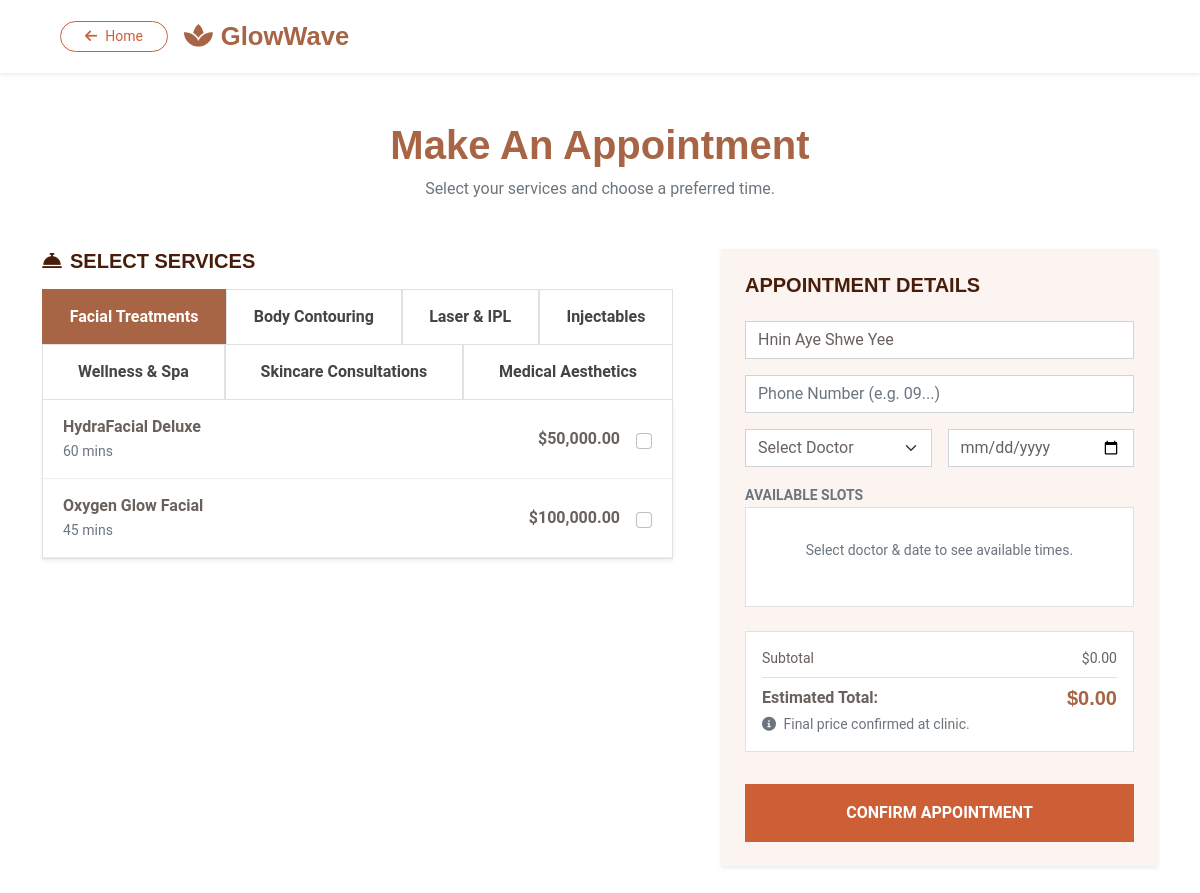
The app's page /pages/appointment.php (signed in) with its own data.
### tables this page shows
CREATE TABLE `category` (
  `categoryID` int(11) NOT NULL,
  `categoryName` varchar(100) NOT NULL,
  `image` varchar(255) NOT NULL
);

CREATE TABLE `treatment` (
  `treatmentID` int(11) NOT NULL,
  `treatmentName` varchar(150) NOT NULL,
  `categoryID` int(11) NOT NULL,
  `price` decimal(10,2) NOT NULL,
  `duration` varchar(50) NOT NULL,
  `description` text DEFAULT NULL,
  `image` varchar(255) DEFAULT NULL
);

### pages/appointment.php (the view, shortened to what this page needs)
<?php
include("connect.php");
$preselected_id = isset($_GET['treatment']) ? (int)$_GET['treatment'] : 0;
$discountRate = 0;
$eligible_services = [];
$cat_res = mysqli_query($connect, "SELECT * FROM Category ORDER BY categoryID ASC");
?>
<!DOCTYPE html>
<html lang="en">
<head>
    <link href="css/bootstrap.min.css" rel="stylesheet">
    <link href="https://cdnjs.cloudflare.com/ajax/libs/font-awesome/6.0.0/css/all.min.css" rel="stylesheet">
    <link href="css/style.css" rel="stylesheet">
</head>
<body>
    <nav class="navbar navbar-expand-lg sticky-top py-3 px-lg-5 shadow-sm">
        <div class="container-fluid">
            <a href="index.php" class="btn btn-outline-primary btn-sm rounded-pill px-4 me-3">
                <i class="fa fa-arrow-left me-2"></i>Home
            </a>
            <a href="index.php" class="navbar-brand me-auto">
                <h1 class="m-0 text-primary" style="font-size: 1.6rem; font-weight: 800;">
                    <i class="fa fa-spa me-2"></i>GlowWave
                </h1>
            </a>
        </div>
    </nav>
    <div class="container-fluid py-5">
        <div class="container">
            <div class="text-center mx-auto mb-5" style="max-width: 600px;">
                <h1 class="display-6" style="color:#A76545;">Make An Appointment</h1>
                <p class="text-muted">Select your services and choose a preferred time.</p>
            </div>
            <form action="appointment.php" method="POST">
                <div class="row g-5">
                    <div class="col-lg-7">
                        <h5 class="mb-3 text-uppercase"><i class="fa fa-concierge-bell me-2"></i>Select Services</h5>
                        <ul class="nav nav-tabs nav-fill service-tabs" id="serviceTab">
                            <?php $count = 0; while($cat = mysqli_fetch_assoc($cat_res)): ?>
                                <li class="nav-item">
                                    <button class="nav-link <?= ($count == 0) ? 'active' : ''; ?>" data-bs-toggle="tab" data-bs-target="#tab-<?= $cat['categoryID']; ?>" type="button"><?= $cat['categoryName']; ?></button>
                                </li>
                            <?php $count++; endwhile; ?>
                        </ul>
                        <div class="tab-content service-list-container shadow-sm mb-4">
                            <?php mysqli_data_seek($cat_res, 0); $count = 0; while($cat = mysqli_fetch_assoc($cat_res)): $catID = $cat['categoryID']; ?>
                            <div class="tab-pane fade <?= ($count == 0) ? 'show active' : ''; ?>" id="tab-<?= $catID; ?>">
    <?php
    $s_res = mysqli_query($connect, "SELECT * FROM Treatment WHERE categoryID = '$catID'");
    while($service = mysqli_fetch_assoc($s_res)):
        $is_eligible = in_array($service['treatmentID'], $eligible_services) ? 1 : 0;
        $original_price = $service['price'];
    ?>
    <div class="service-item">
        <div>
            <span class="fw-bold d-block"><?= $service['treatmentName']; ?></span>
            <small class="text-muted"><?= $service['duration']; ?> mins</small>
        </div>
        <div class="d-flex align-items-center">
            <div class="text-end me-3">
                <?php if($is_eligible):
                    $discounted_price = $original_price - ($original_price * $discountRate / 100);
                ?>
                    <span class="text-muted small text-decoration-line-through d-block" style="font-size: 0.8rem;">
                        $<?= number_format($original_price, 2); ?>
                    </span>
                    <span class="fw-bold text-danger">
                        $<?= number_format($discounted_price, 2); ?>
                    </span>
                <?php else: ?>
                    <span class="fw-bold">$<?= number_format($original_price, 2); ?></span>
                <?php endif; ?>
            </div>
            <input type="checkbox" name="serviceID[]" value="<?= $service['treatmentID']; ?>"
                   data-name="<?= $service['treatmentName']; ?>"
                   data-price="<?= $service['price']; ?>"
                   data-eligible="<?= $is_eligible; ?>"
                   class="service-checkbox form-check-input"
                   <?= ($service['treatmentID'] == $preselected_id) ? 'checked' : ''; ?>>
        </div>
    </div>
    <?php endwhile; ?>
</div>
                            <?php $count++; endwhile; ?>
                        </div>
                    </div>
                    <div class="col-lg-5">
                        <div class="bg-light p-4 rounded shadow-sm">
                            <h5 class="mb-4 text-uppercase">Appointment Details</h5>
                            <div class="row g-3">
                                <div class="col-12">
                                    <input type="text" name="client_name" class="form-control" placeholder="Your Full Name" required
                                    value="<?= $_SESSION['clientName'] ?? ''; ?>">
                                </div>
                                <div class="col-12">
                                    <input type="tel" name="client_phone" class="form-control" placeholder="Phone Number (e.g. 09...)" required>
                                </div>
                                <div class="col-md-6">
                                    <select name="doctorID" id="doctorSelect" class="form-select" required>
                                        <option value="">Select Doctor</option>
                                    </select>
                                </div>
                                <div class="col-md-6">
                                    <input type="date" name="book_date" id="bookDate" class="form-control" min="<?= date('Y-m-d'); ?>" required>
                                </div>
                                <div class="col-12">
                                    <label class="small fw-bold text-muted">AVAILABLE SLOTS</label>
                                    <div id="slotsResult" class="bg-white p-3 rounded border" style="min-height: 100px;">
                                        <p class="text-muted text-center small mt-3">Select doctor & date to see available times.</p>
                                    </div>
                                </div>
                                <div class="col-12 mt-4">
                                    <div class="p-3 bg-white border rounded">
                                        <div class="d-flex justify-content-between small">
                                            <span>Subtotal</span>
                                            <span id="subtotalValue">$0.00</span>
                                        </div>
                                        <div class="mt-2 pt-2 border-top">
                                            <div class="d-flex justify-content-between align-items-center mb-1">
                                                <span class="fw-bold">Estimated Total:</span>
                                                <span id="grandTotalText" class="h5 mb-0 fw-bold text-primary">$0.00</span>
                                            </div>
                                            <p class="small text-muted mb-0">
                                                <i class="fa fa-info-circle me-1"></i> Final price confirmed at clinic.
                                            </p>
                                        </div>
                                    </div>
                                </div>
                                <div class="col-12">
                                    <button type="submit" name="btn_book" class="btn btn-primary w-100 py-3 mt-3 text-uppercase fw-bold">Confirm Appointment</button>
                                </div>
                            </div>
                        </div>
                    </div>
                </div>
            </form>
        </div>
    </div>
</body>
</html>

### pages/css/style.css (style rules this page uses)
.text-primary { color: #A76545 !important; }
.btn { transition: .5s; }
.btn.btn-primary, .btn.btn-outline-primary:hover, .btn.btn-dark, .btn.btn-outline-dark:hover { color: var(--bs-white); font-weight: 500; }
.navbar.sticky-top { top: -100px; transition: .5s; }
.service-item { position: relative; overflow: hidden; }

### pages/appointment.php (style rules this page uses)
.service-tabs .nav-link { border-radius: 0; color: #444; font-weight: 600; border: 1px solid #dee2e6; padding: 15px; background: #fff; }
.service-tabs .nav-link.active { background: #A76545; color: #fff; border-color: #A76545; }
.service-list-container { border: 1px solid #dee2e6; border-top: none; background: #fff; max-height: 400px; overflow-y: auto; }
.service-item { display: flex; justify-content: space-between; align-items: center; padding: 15px 20px; border-bottom: 1px solid #eee; }

### records on screen
category: categoryName "Facial Treatments"
category: categoryName "Body Contouring"
category: categoryName "Laser & IPL"
category: categoryName "Injectables"
category: categoryName "Wellness & Spa"
category: categoryName "Skincare Consultations"
category: categoryName "Medical Aesthetics"
treatment: treatmentName "HydraFacial Deluxe", duration "60", price "50,000.00"
treatment: treatmentName "Oxygen Glow Facial", duration "45", price "100,000.00"
